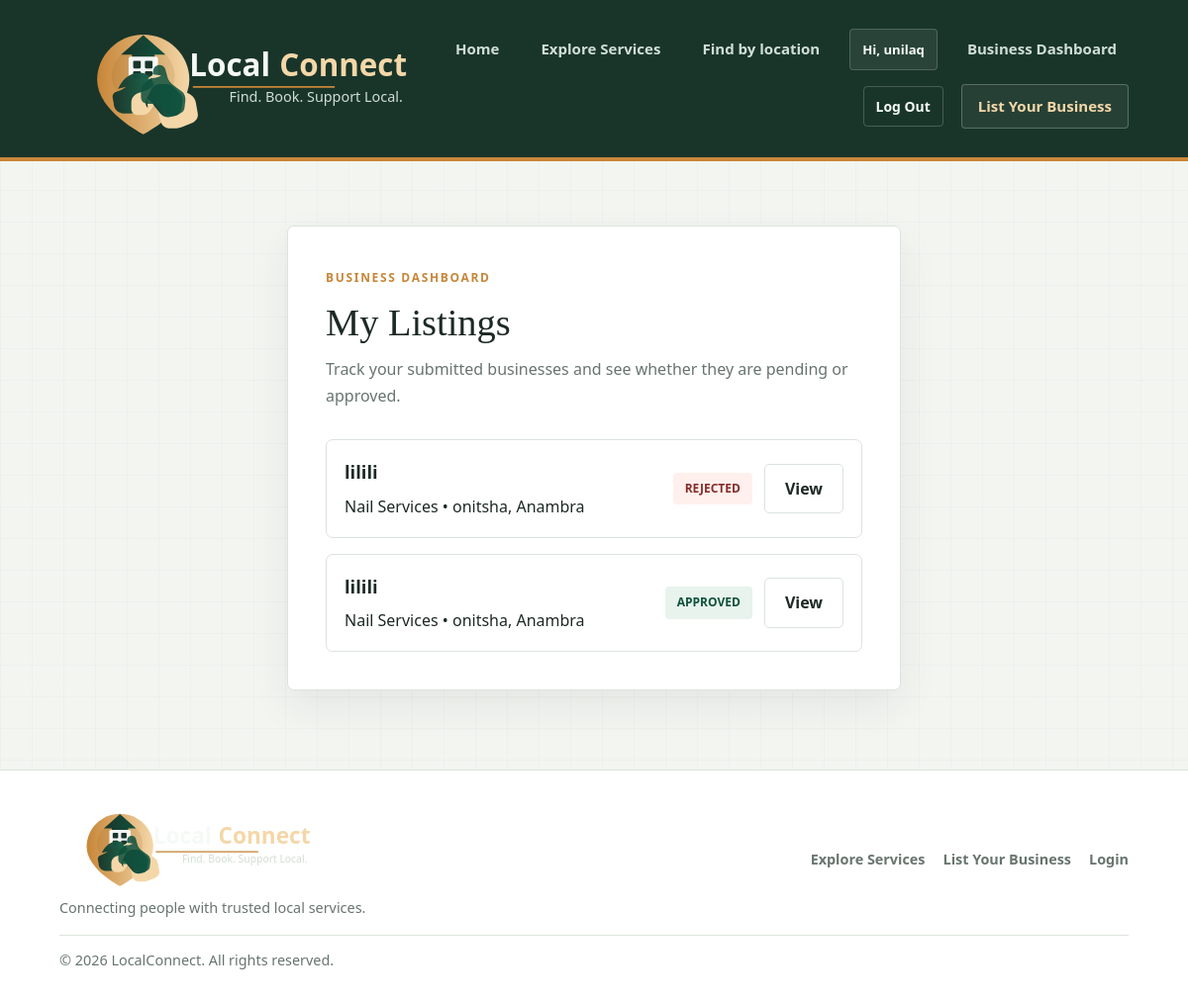
The app's page /dashboard/ (signed in) with its own data.
### Handyman/models.py (models this page shows, shortened)
class ServiceProvider(models.Model):
    STATUS_CHOICES = [
        ('pending', 'Pending review'),
        ('approved', 'Approved'),
        ('rejected', 'Rejected'),
    ]
    name = models.CharField(max_length=150)
    category = models.ForeignKey(
        Category,
        on_delete=models.PROTECT,
        related_name="providers",
    )
    description = models.TextField()
    address = models.CharField(max_length=255)
    state = models.CharField(
        max_length=100,
        default="Anambra",
        db_index=True,
    )
    city = models.CharField(max_length=100, db_index=True)
    neighborhood = models.CharField(
        max_length=100,
        blank=True,
        db_index=True,
    )
    phone = models.CharField(max_length=30)
    email = models.EmailField(blank=True)
    website = models.URLField(blank=True)
    image = models.ImageField(
        upload_to="providers/",
        blank=True,
    )
    status = models.CharField(
        max_length=20,
        choices=STATUS_CHOICES,
        default='pending',
        db_index=True,
    )
    is_verified = models.BooleanField(default=False)
    owner = models.ForeignKey(
        settings.AUTH_USER_MODEL,
        on_delete=models.CASCADE,
        related_name='owned_providers',
        null=True,
        blank=True,
    )
    created_at = models.DateTimeField(auto_now_add=True)
    class Meta:
        ordering = ["name"]

class Category(models.Model):
    name = models.CharField(max_length=100, unique=True)
    description = models.TextField(blank=True, default="")
    parent = models.ForeignKey(
        "self",
        on_delete=models.CASCADE,
        null=True,
        blank=True,
        related_name="children",
    )
    slug = models.SlugField(unique=True)
    class Meta:
        ordering = ["name"]
        verbose_name_plural = "categories"

### Handyman/views.py (the view)
# urls.py: path("dashboard/", views.dashboard, name="dashboard"),
@login_required(login_url="login")
def dashboard(request):
	providers = ServiceProvider.objects.filter(owner=request.user).order_by("-created_at")
	return render(
		request,
		"Handyman/dashboard.html",
		{"providers": providers},
	)

### templates/Handyman/dashboard.html (shortened to what this page needs)
{% extends "base.html" %}
{% block content %}
<section class="auth-page dashboard-page">
    <div class="auth-card dashboard-card">
        <div class="auth-heading">
            <span class="auth-eyebrow">BUSINESS DASHBOARD</span>
            <h1>My Listings</h1>
            <p>Track your submitted businesses and see whether they are pending or approved.</p>
        </div>
        {% if providers %}
            <div class="dashboard-list">
                {% for provider in providers %}
                    <article class="dashboard-item">
                        <div>
                            <h3>{{ provider.name }}</h3>
                            <p>{{ provider.category.name }} • {{ provider.city }}, {{ provider.state }}</p>
                        </div>
                        <div class="dashboard-meta">
                            <span class="status-badge status-{{ provider.status }}">{{ provider.status|title }}</span>
                            <a href="{% url 'provider_detail' provider.pk %}" class="secondary-button">View</a>
                        </div>
                    </article>
                {% endfor %}
            </div>
        {% else %}
            <div class="empty-state">
                <h3>No listings yet</h3>
                <p>You have not submitted any businesses for review.</p>
                <a href="{% url 'provider_register' %}">Add your business</a>
            </div>
        {% endif %}
    </div>
</section>
{% endblock %}

### templates/base.html (shortened to what this page needs)
{% load static %}
<!DOCTYPE html>
<html lang="en">
<head>
    <link rel="stylesheet" href="{% static 'css/style.css' %}">
</head>
<body>
    <header class="site-navbar">
        <div class="navbar-inner">
            <a class="logo" href="{% url 'home' %}" aria-label="LocalConnect homepage">
                <img src="{% static 'images/localconnect-logo-light.svg' %}" alt="LocalConnect logo" class="brand-logo-header">
            </a>
            <div class="navbar-collapse" id="mainNav">
                <nav class="nav-links" aria-label="Main navigation">
                    <a href="{% url 'home' %}" class="nav-link">Home</a>
                    <a href="{% url 'explore_services' %}" class="nav-link">Explore Services</a>
                    <a href="{% url 'find_nearby' %}" class="nav-link">Find by location</a>
                    {% if user.is_authenticated %}
                        <span class="nav-user">
                            Hi, {{ user.username }}
                        </span>
                        <a href="{% url 'dashboard' %}" class="nav-link">Business Dashboard</a>
                        <form method="post" action="{% url 'logout' %}" class="logout-form">
                            <button type="submit" class="logout-button">Log Out</button>
                        </form>
                        <a href="{% url 'provider_register' %}" class="nav-cta nav-link">
                            List Your Business
                        </a>
                    {% else %}
                        <a href="{% url 'login' %}?next={% url 'provider_register' %}" class="nav-link">Log In</a>
                        <a href="{% url 'signup' %}?next={% url 'provider_register' %}" class="nav-link">Sign Up</a>
                        <a href="{% url 'login' %}?next={% url 'provider_register' %}" class="nav-cta nav-link">
                            List Your Business
                        </a>
                    {% endif %}
                </nav>
            </div>
        </div>
    </header>
    <main id="main-content">
        {% block content %}{% endblock %}
    </main>
    <footer class="footer">
        <div class="footer-inner">
            <div>
                <a class="logo footer-logo" href="{% url 'home' %}">
                    <img src="{% static 'images/localconnect-logo-light.svg' %}" alt="LocalConnect logo" class="brand-logo-footer">
                </a>
                <p>Connecting people with trusted local services.</p>
            </div>
            <div class="footer-links" aria-label="Footer links">
                <a href="{% url 'explore_services' %}">Explore Services</a>
                <a href="{% url 'provider_register' %}">List Your Business</a>
                <a href="{% url 'login' %}">Login</a>
            </div>
            <p class="footer-copy">
                &copy; {% now "Y" %} LocalConnect. All rights reserved.
            </p>
        </div>
    </footer>
</body>
</html>

### records on screen
ServiceProvider: name "lilili", category.name "Nail Services", city "onitsha", state "Anambra", status "REJECTED"
ServiceProvider: name "lilili", category.name "Nail Services", city "onitsha", state "Anambra", status "APPROVED"

### other values on screen
{{ user.username }} "unilaq"
